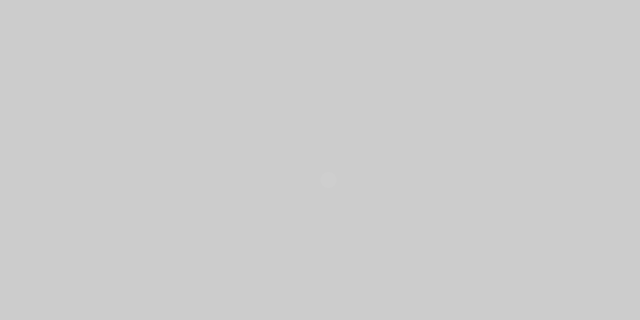
Frame 1 (no input)
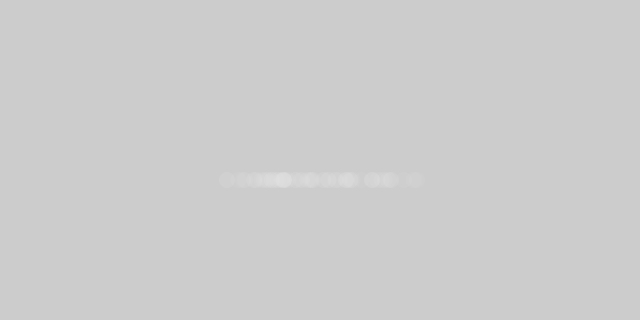
Frame 60 (the mouse pressed at the canvas centre just before this capture)
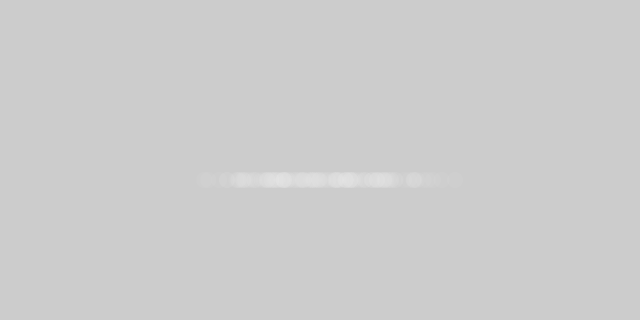
Frame 120 (the mouse held since frame 60 and released just before this capture)

The Processing sketch that drew these frames (run headless with seeded random() and noise(); from frame 60 on, the mouse is pressed at the canvas centre):

// Processing sketch: Gaussian
// ── Gaussian.pde
void setup(){
  size(640,320);
}

void draw(){
  float num=(float)randomGaussian();
  float sd=60;
  float mean=320;
  float x=sd*num+mean;
  noStroke();
  fill(255,10);
  ellipse(x,180,16,16);
}
